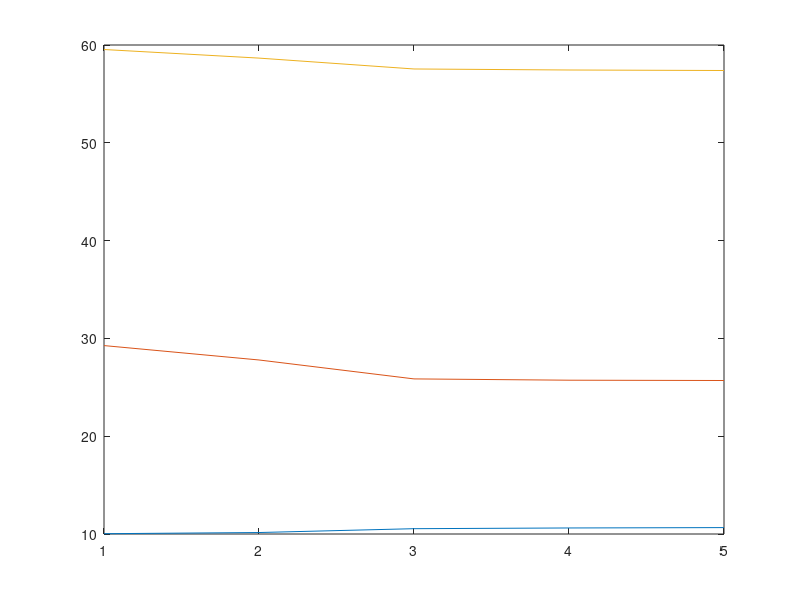

Write the MATLAB code that produced this figure.
clc 
clear
m=0.8;                    %setting up of modulation index
i=1;
a_m=[10; 30; 60];         %setting of initial angles 
delta(3,1)=0;             %delta matrix represent change after every iteration
i_matrix(:,1)=0;
a1_matrix(:,1)=0;
a2_matrix(:,1)=0;
a3_matrix(:,1)=0;
while true
    jacob=[-sind(a_m(1,1)) -sind(a_m(2,1)) -sind(a_m(3,1));...
        -5*sind(5*a_m(1,1)) -5*sind(5*a_m(2,1)) -5*sind(5*a_m(3,1));...
        -7*sind(7*a_m(1,1)) -7*sind(7*a_m(2,1)) -7*sind(7*a_m(3,1))];
    B_func=[3*m; 0; 0];
    F_func=[cosd(a_m(1,1))+cos(a_m(2,1))+cosd(a_m(3,1));...
        cosd(5*a_m(1,1))+cosd(5*a_m(2,1))+cosd(5*a_m(3,1));...
        cosd(7*a_m(1,1))+cosd(7*a_m(2,1))+cosd(7*a_m(3,1))];
    delta=jacob\(B_func-F_func);
    a_m=acosd(abs(cosd(a_m+delta)));
    i_matrix(i,1)=i;
    a1_matrix(i,1)=a_m(1,1);
    a2_matrix(i,1)=a_m(2,1);
    a3_matrix(i,1)=a_m(3,1);
    if max(abs(delta))<0.057       %less than 0.001 radian
        break
    end
    i=i+1;
end
display(sort(a_m)); 
plot(i_matrix,a1_matrix,i_matrix,a2_matrix,i_matrix,a3_matrix)
a=a_m(1,1);                        %final angles linked to the model
b=a_m(2,1);
c=a_m(3,1);
t=0.02;                            %time period corresponding to the model